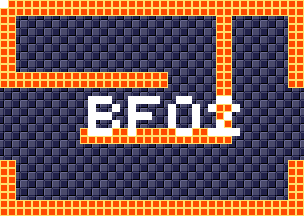

This game map was drawn from its Tiled (.tmx) file and the tilesets committed beside it. A one-line description and the trimmed map source follow:
An orthogonal 38x27 tile map with 8x8 px tiles, 4 tile layers (background, foreground, room numbers, Objects), 15 tilesets.

<map version="1.5" tiledversion="1.7.1" orientation="orthogonal" renderorder="right-down" width="38" height="27" tilewidth="8" tileheight="8" infinite="0" nextlayerid="11" nextobjectid="1">
 <tileset firstgid="1" source="tilesheets/tsKarniMata.tsx" />
 <tileset firstgid="1025" source="tilesheets/tsVoodooWasp.tsx" />
 <tileset firstgid="2049" source="tilesheets/tsBurial.tsx" />
 <tileset firstgid="3073" source="tilesheets/tsBlueTemple.tsx" />
 <tileset firstgid="4097" source="tilesheets/tsGoddess.tsx" />
 <tileset firstgid="5121" source="tilesheets/tsKonark.tsx" />
 <tileset firstgid="6145" name="sEnemies" tilewidth="8" tileheight="8" tilecount="1024" columns="32">
  <image source="../grapx/tilesheets/sObjects.bmp" trans="ff94ff" width="256" height="256" />
 </tileset>
 <tileset firstgid="7169" source="tilesheets/tsIceTemple.tsx" />
 <tileset firstgid="8193" source="tilesheets/tsLavaArea.tsx" />
 <tileset firstgid="9217" source="tilesheets/tsBossArea.tsx" />
 <tileset firstgid="10241" source="tilesheets/tsPegu.tsx" />
 <tileset firstgid="11265" source="tilesheets/sTiwanakuTemple.tsx" />
 <tileset firstgid="12289" source="tilesheets/sIndraTemple.tsx" />
 <tileset firstgid="13313" source="tilesheets/sTeleport.tsx" />
 <tileset firstgid="14337" source="tilesheets/sObjects.tsx" />
 <layer id="2" name="background" width="38" height="27">
  <data>[1026 cells, 1026 non-empty, 2 distinct tile ids]</data>
 </layer>
 <layer id="1" name="foreground" width="38" height="27">
  <data>[1026 cells, 312 non-empty, 1 distinct tile ids]</data>
 </layer>
 <layer id="7" name="room numbers" width="38" height="27">
  <data>[1026 cells, 44 non-empty, 1 distinct tile ids]</data>
 </layer>
 <layer id="10" name="Objects" width="38" height="27">
  <data>[1026 cells, 0 non-empty, 0 distinct tile ids]</data>
 </layer>
</map>
